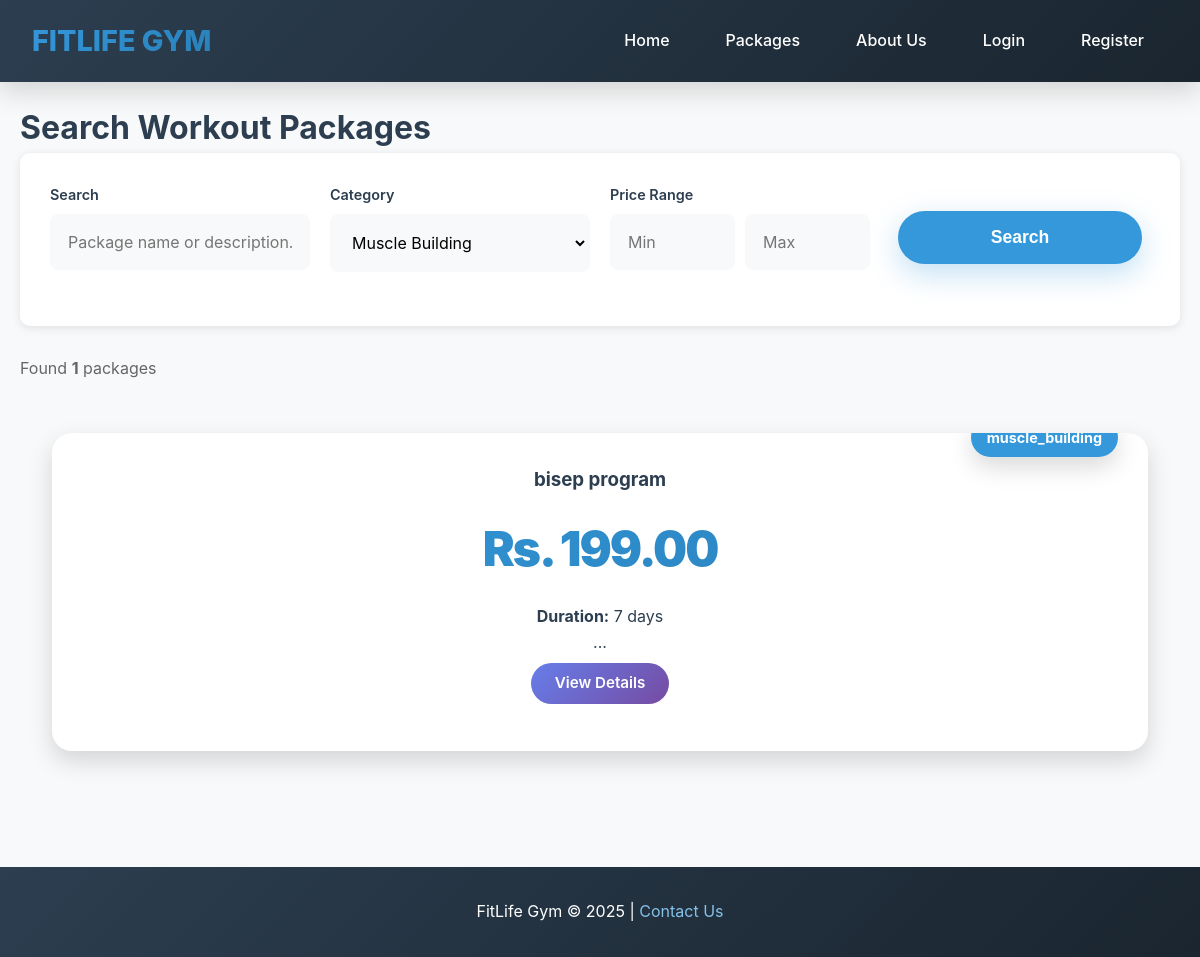
Page /public/search.php?category=muscle_building on the earlier database version.
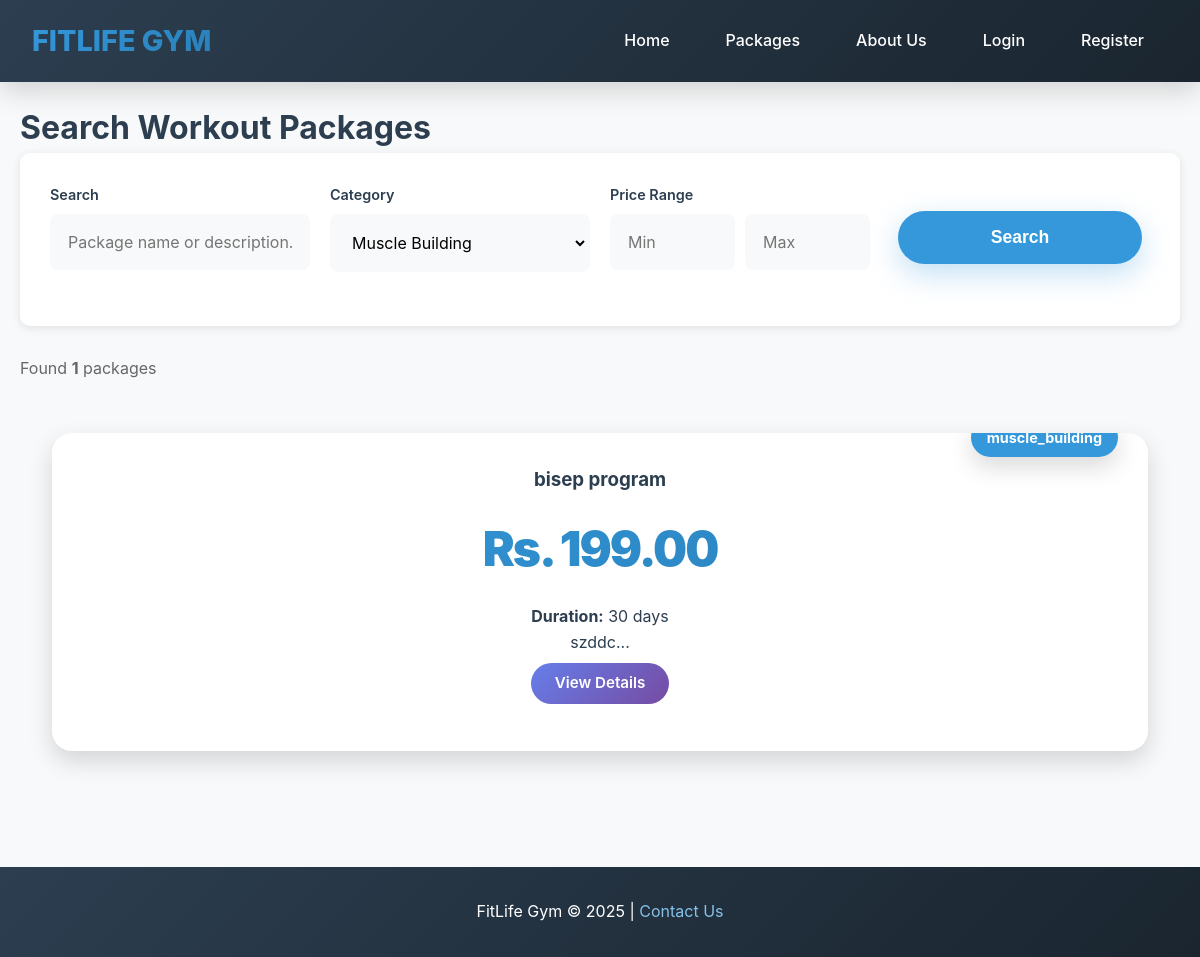
Same page on the later database version.
### tables this page shows
CREATE TABLE `packages` (
  `id` int(11) NOT NULL,
  `name` varchar(255) NOT NULL,
  `description` text DEFAULT NULL,
  `short_description` varchar(1000) DEFAULT NULL,
  `price` decimal(10,2) NOT NULL,
  `duration` varchar(100) DEFAULT NULL,
  `category` varchar(50) DEFAULT NULL,
  `image` varchar(255) DEFAULT NULL,
  `created_by` int(11) NOT NULL,
  `created_at` timestamp NOT NULL DEFAULT current_timestamp()
);

### public/search.php (the view, shortened to what this page needs)
<?php
require_once '../includes/database.php';
$search = isset($_GET['q']) ? trim($_GET['q']) : '';
$category = isset($_GET['category']) ? $_GET['category'] : '';
$min_price = isset($_GET['min_price']) ? (float)$_GET['min_price'] : 0;
$max_price = isset($_GET['max_price']) ? (float)$_GET['max_price'] : 999999;
$packages = [];
$categories = ['weight_loss', 'strength', 'muscle_building', 'yoga', 'cardio', 'beginner', 'advanced'];
if (!empty($search) || !empty($category) || $min_price > 0 || $max_price < 999999) {
    $sql = "SELECT * FROM packages WHERE 1=1";
    $params = [];
    if (!empty($category)) {
        $sql .= " AND category = ?";
        $params[] = $category;
    }
    $sql .= " ORDER BY created_at DESC";
    $stmt = $pdo->prepare($sql);
    $stmt->execute($params);
    $packages = $stmt->fetchAll();
}
?>
<!DOCTYPE html>
<html>
<head>
    <link rel="stylesheet" href="../css/style.css">
</head>
<body>
    <?php
    include '../includes/navigation.php';
    ?>
    <div class="search-container">
        <h1>Search Workout Packages</h1>
        <div class="search-form">
            <form method="GET" action="">
                <div class="search-grid">
                    <div class="form-group">
                        <label>Search</label>
                        <input type="text" name="q" value="<?php echo htmlspecialchars($search); ?>"
                               placeholder="Package name or description...">
                    </div>
                    <div class="form-group">
                        <label>Category</label>
                        <select name="category">
                            <?php foreach ($categories as $cat): ?>
                                <option value="<?php echo $cat; ?>" <?php echo $category == $cat ? 'selected' : ''; ?>>
                                    <?php echo ucwords(str_replace('_', ' ', $cat)); ?>
                                </option>
                            <?php endforeach; ?>
                        </select>
                    </div>
                    <div class="form-group">
                        <label>Price Range</label>
                        <div class="price-range">
                            <input type="number" name="min_price" value="<?php echo $min_price > 0 ? $min_price : ''; ?>"
                                   placeholder="Min" step="100">
                            <input type="number" name="max_price" value="<?php echo $max_price < 999999 ? $max_price : ''; ?>"
                                   placeholder="Max" step="100">
                        </div>
                    </div>
                    <div class="form-group" style="display: flex; align-items: flex-end;">
                        <button type="submit" class="btn-primary" style="width: 100%;">Search</button>
                    </div>
                </div>
            </form>
        </div>
        <?php if (!empty($search) || !empty($category) || $min_price > 0 || $max_price < 999999): ?>
            <div class="search-stats">
                Found <strong><?php echo count($packages); ?></strong> packages
            </div>
            <div class="packages-grid">
                <?php if (empty($packages)): ?>
                    <p>No packages found matching your criteria.</p>
                <?php else: ?>
                    <?php foreach ($packages as $package): ?>
                        <div class="package-card">
                            <div class="level-badge"><?php echo htmlspecialchars($package['category'] ?? 'General'); ?></div>
                            <h3><?php echo htmlspecialchars($package['name']); ?></h3>
                            <p class="price">Rs. <?php echo number_format($package['price'], 2); ?></p>
                            <p><strong>Duration:</strong> <?php echo htmlspecialchars($package['duration']); ?></p>
                            <p><?php echo htmlspecialchars(substr($package['short_description'] ?? '', 0, 100)); ?>...</p>
                            <a href="package-details.php?id=<?php echo $package['id']; ?>" class="btn-details">View Details</a>
                        </div>
                    <?php endforeach; ?>
                <?php endif; ?>
            </div>
        <?php endif; ?>
    </div>
    <footer>
        <p>FitLife Gym &copy; 2025 | <a href="about.php#contact">Contact Us</a></p>
    </footer>
</body>
</html>

Differences in the rows shown:
changed packages "bisep program": duration "7 days" → "30 days"; short_description (not shown) → "szddc"
